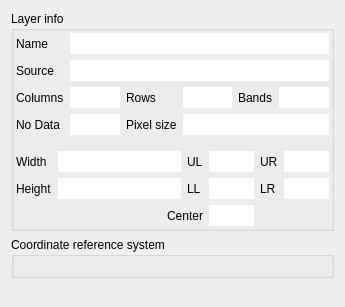
             <widget class="QWidget" name="scrollAreaWidgetContents">
              <property name="geometry">
               <rect>
                <x>0</x>
                <y>0</y>
                <width>345</width>
                <height>307</height>
               </rect>
              </property>
              <layout class="QVBoxLayout" name="verticalLayout_10">
               <item>
                <widget class="QgsCollapsibleGroupBox" name="mLayerInfoGrpBx">
                 <property name="title">
                  <string>Layer info</string>
                 </property>
                 <property name="syncGroup">
                  <string notr="true">rastergeneral</string>
                 </property>
                 <layout class="QVBoxLayout" name="verticalLayout_11">
                  <property name="leftMargin">
                   <number>2</number>
                  </property>
                  <property name="topMargin">
                   <number>2</number>
                  </property>
                  <property name="rightMargin">
                   <number>2</number>
                  </property>
                  <property name="bottomMargin">
                   <number>2</number>
                  </property>
                  <item>
                   <layout class="QGridLayout" name="_4">
                    <item row="2" column="1">
                     <widget class="QLineEdit" name="tb_columns">
                      <property name="font">
                       <font>
                        <pointsize>10</pointsize>
                       </font>
                      </property>
                      <property name="frame">
                       <bool>false</bool>
                      </property>
                      <property name="readOnly">
                       <bool>true</bool>
                      </property>
                     </widget>
                    </item>
                    <item row="1" column="0">
                     <widget class="QLabel" name="lblLayerSource">
                      <property name="text">
                       <string>Source</string>
                      </property>
                     </widget>
                    </item>
                    <item row="2" column="4">
                     <widget class="QLabel" name="lblRows_2">
                      <property name="sizePolicy">
                       <sizepolicy hsizetype="Minimum" vsizetype="Minimum">
                        <horstretch>0</horstretch>
                        <verstretch>0</verstretch>
                       </sizepolicy>
                      </property>
                      <property name="text">
                       <string>Bands</string>
                      </property>
                     </widget>
                    </item>
                    <item row="0" column="1" colspan="5">
                     <widget class="QLineEdit" name="tb_layername">
                      <property name="font">
                       <font>
                        <pointsize>10</pointsize>
                       </font>
                      </property>
                      <property name="frame">
                       <bool>false</bool>
                      </property>
                     </widget>
                    </item>
                    <item row="2" column="2">
                     <widget class="QLabel" name="lblRows">
                      <property name="sizePolicy">
                       <sizepolicy hsizetype="Minimum" vsizetype="Minimum">
                        <horstretch>0</horstretch>
                        <verstretch>0</verstretch>
                       </sizepolicy>
                      </property>
                      <property name="text">
                       <string>Rows</string>
                      </property>
                     </widget>
                    </item>
                    <item row="2" column="3">
                     <widget class="QLineEdit" name="tb_rows">
                      <property name="font">
                       <font>
                        <pointsize>10</pointsize>
                       </font>
                      </property>
                      <property name="frame">
                       <bool>false</bool>
                      </property>
                      <property name="readOnly">
                       <bool>true</bool>
                      </property>
                     </widget>
                    </item>
                    <item row="1" column="1" colspan="5">
                     <widget class="QLineEdit" name="tb_layersource">
                      <property name="font">
                       <font>
                        <pointsize>10</pointsize>
                       </font>
                      </property>
                      <property name="frame">
                       <bool>false</bool>
                      </property>
                      <property name="readOnly">
                       <bool>true</bool>
                      </property>
                     </widget>
                    </item>
                    <item row="2" column="5">
                     <widget class="QLineEdit" name="tb_bands">
                      <property name="font">
                       <font>
                        <pointsize>10</pointsize>
                       </font>
                      </property>
                      <property name="frame">
                       <bool>false</bool>
                      </property>
                      <property name="readOnly">
                       <bool>true</bool>
                      </property>
                     </widget>
                    </item>
                    <item row="2" column="0">
                     <widget class="QLabel" name="lblColumns">
                      <property name="sizePolicy">
                       <sizepolicy hsizetype="Minimum" vsizetype="Minimum">
                        <horstretch>0</horstretch>
                        <verstretch>0</verstretch>
                       </sizepolicy>
                      </property>
                      <property name="text">
                       <string>Columns</string>
                      </property>
                     </widget>
                    </item>
                    <item row="0" column="0">
                     <widget class="QLabel" name="lblDisplayName">
                      <property name="text">
                       <string>Name</string>
                      </property>
                     </widget>
                    </item>
                    <item row="3" column="0">
                     <widget class="QLabel" name="lblNoData">
                      <property name="sizePolicy">
                       <sizepolicy hsizetype="Minimum" vsizetype="Minimum">
                        <horstretch>0</horstretch>
                        <verstretch>0</verstretch>
                       </sizepolicy>
                      </property>
                      <property name="text">
                       <string>No Data</string>
                      </property>
                     </widget>
                    </item>
                    <item row="3" column="1">
                     <widget class="QLineEdit" name="tb_nodata">
                      <property name="font">
                       <font>
                        <pointsize>10</pointsize>
                       </font>
                      </property>
                      <property name="frame">
                       <bool>false</bool>
                      </property>
                      <property name="readOnly">
                       <bool>true</bool>
                      </property>
                     </widget>
                    </item>
                    <item row="3" column="2">
                     <widget class="QLabel" name="lblColumns_2">
                      <property name="sizePolicy">
                       <sizepolicy hsizetype="Minimum" vsizetype="Minimum">
                        <horstretch>0</horstretch>
                        <verstretch>0</verstretch>
                       </sizepolicy>
                      </property>
                      <property name="text">
                       <string>Pixel size</string>
                      </property>
                     </widget>
                    </item>
                    <item row="3" column="3" colspan="3">
                     <widget class="QLineEdit" name="tb_pixelsize">
                      <property name="font">
                       <font>
                        <pointsize>10</pointsize>
                       </font>
                      </property>
                      <property name="frame">
                       <bool>false</bool>
                      </property>
                      <property name="readOnly">
                       <bool>true</bool>
                      </property>
                     </widget>
                    </item>
                   </layout>
                  </item>
                  <item>
                   <layout class="QGridLayout" name="gridLayout" columnstretch="0,0,0,0,0,0">
                    <property name="topMargin">
                     <number>10</number>
                    </property>
                    <item row="0" column="2">
                     <widget class="QLabel" name="label">
                      <property name="toolTip">
                       <string>Upper-left coordinate</string>
                      </property>
                      <property name="text">
                       <string>UL</string>
                      </property>
                     </widget>
                    </item>
                    <item row="0" column="3">
                     <widget class="QLineEdit" name="tb_upperLeft">
                      <property name="sizePolicy">
                       <sizepolicy hsizetype="Expanding" vsizetype="Fixed">
                        <horstretch>1</horstretch>
                        <verstretch>0</verstretch>
                       </sizepolicy>
                      </property>
                      <property name="font">
                       <font>
                        <pointsize>10</pointsize>
                       </font>
                      </property>
                      <property name="frame">
                       <bool>false</bool>
                      </property>
                      <property name="readOnly">
                       <bool>true</bool>
                      </property>
                     </widget>
                    </item>
                    <item row="1" column="3">
                     <widget class="QLineEdit" name="tb_lowerLeft">
                      <property name="sizePolicy">
                       <sizepolicy hsizetype="Expanding" vsizetype="Fixed">
                        <horstretch>1</horstretch>
                        <verstretch>0</verstretch>
                       </sizepolicy>
                      </property>
                      <property name="font">
                       <font>
                        <pointsize>10</pointsize>
                       </font>
                      </property>
                      <property name="frame">
                       <bool>false</bool>
                      </property>
                      <property name="readOnly">
                       <bool>true</bool>
                      </property>
                     </widget>
                    </item>
                    <item row="1" column="2">
                     <widget class="QLabel" name="label_7">
                      <property name="toolTip">
                       <string>Lower-left coordinate</string>
                      </property>
                      <property name="text">
                       <string>LL</string>
                      </property>
                     </widget>
                    </item>
                    <item row="0" column="5">
                     <widget class="QLineEdit" name="tb_upperRight">
                      <property name="sizePolicy">
                       <sizepolicy hsizetype="Expanding" vsizetype="Fixed">
                        <horstretch>1</horstretch>
                        <verstretch>0</verstretch>
                       </sizepolicy>
                      </property>
                      <property name="font">
                       <font>
                        <pointsize>10</pointsize>
                       </font>
                      </property>
                      <property name="toolTip">
                       <string>Upper-right coordinate</string>
                      </property>
                      <property name="frame">
                       <bool>false</bool>
                      </property>
                      <property name="readOnly">
                       <bool>true</bool>
                      </property>
                     </widget>
                    </item>
                    <item row="1" column="5">
                     <widget class="QLineEdit" name="tb_lowerRight">
                      <property name="sizePolicy">
                       <sizepolicy hsizetype="Expanding" vsizetype="Fixed">
                        <horstretch>1</horstretch>
                        <verstretch>0</verstretch>
                       </sizepolicy>
                      </property>
                      <property name="font">
                       <font>
                        <pointsize>10</pointsize>
                       </font>
                      </property>
                      <property name="toolTip">
                       <string>Lower-right coordinate</string>
                      </property>
                      <property name="frame">
                       <bool>false</bool>
                      </property>
                      <property name="readOnly">
                       <bool>true</bool>
                      </property>
                     </widget>
                    </item>
                    <item row="0" column="4">
                     <widget class="QLabel" name="label_4">
                      <property name="text">
                       <string>UR</string>
                      </property>
                     </widget>
                    </item>
                    <item row="1" column="4">
                     <widget class="QLabel" name="label_8">
                      <property name="text">
                       <string>LR</string>
                      </property>
                     </widget>
                    </item>
                    <item row="0" column="0">
                     <widget class="QLabel" name="label_9">
                      <property name="text">
                       <string>Width</string>
                      </property>
                     </widget>
                    </item>
                    <item row="0" column="1">
                     <widget class="QLineEdit" name="tb_width">
                      <property name="font">
                       <font>
                        <pointsize>10</pointsize>
                       </font>
                      </property>
                      <property name="frame">
                       <bool>false</bool>
                      </property>
                      <property name="readOnly">
                       <bool>true</bool>
                      </property>
                     </widget>
                    </item>
                    <item row="1" column="0">
                     <widget class="QLabel" name="label_10">
                      <property name="text">
                       <string>Height</string>
                      </property>
                     </widget>
                    </item>
                    <item row="1" column="1">
                     <widget class="QLineEdit" name="tb_height">
                      <property name="font">
                       <font>
                        <pointsize>10</pointsize>
                       </font>
                      </property>
                      <property name="frame">
                       <bool>false</bool>
                      </property>
                      <property name="readOnly">
                       <bool>true</bool>
                      </property>
                     </widget>
                    </item>
                    <item row="2" column="1" colspan="2">
                     <widget class="QLabel" name="label_11">
                      <property name="toolTip">
                       <string>Lower-left coordinate</string>
                      </property>
                      <property name="text">
                       <string>Center</string>
                      </property>
                      <property name="alignment">
                       <set>Qt::AlignRight|Qt::AlignTrailing|Qt::AlignVCenter</set>
                      </property>
                     </widget>
                    </item>
                    <item row="2" column="3">
                     <widget class="QLineEdit" name="tb_center">
                      <property name="sizePolicy">
                       <sizepolicy hsizetype="Expanding" vsizetype="Fixed">
                        <horstretch>1</horstretch>
                        <verstretch>0</verstretch>
                       </sizepolicy>
                      </property>
                      <property name="font">
                       <font>
                        <pointsize>10</pointsize>
                       </font>
                      </property>
                      <property name="frame">
                       <bool>false</bool>
                      </property>
                      <property name="readOnly">
                       <bool>true</bool>
                      </property>
                     </widget>
                    </item>
                   </layout>
                  </item>
                 </layout>
                </widget>
               </item>
               <item>
                <widget class="QgsCollapsibleGroupBox" name="grpSRS">
                 <property name="title">
                  <string>Coordinate reference system</string>
                 </property>
                 <property name="syncGroup">
                  <string notr="true">rastergeneral</string>
                 </property>
                 <layout class="QVBoxLayout" name="verticalLayout_13">
                  <item>
                   <widget class="QgsProjectionSelectionWidget" name="mCrsSelector">
                    <property name="focusPolicy">
                     <enum>Qt::StrongFocus</enum>
                    </property>
                   </widget>
                  </item>
                 </layout>
                </widget>
               </item>
               <item>
                <spacer name="verticalSpacer">
                 <property name="orientation">
                  <enum>Qt::Vertical</enum>
                 </property>
                 <property name="sizeHint" stdset="0">
                  <size>
                   <width>20</width>
                   <height>147</height>
                  </size>
                 </property>
                </spacer>
               </item>
              </layout>
             </widget>
